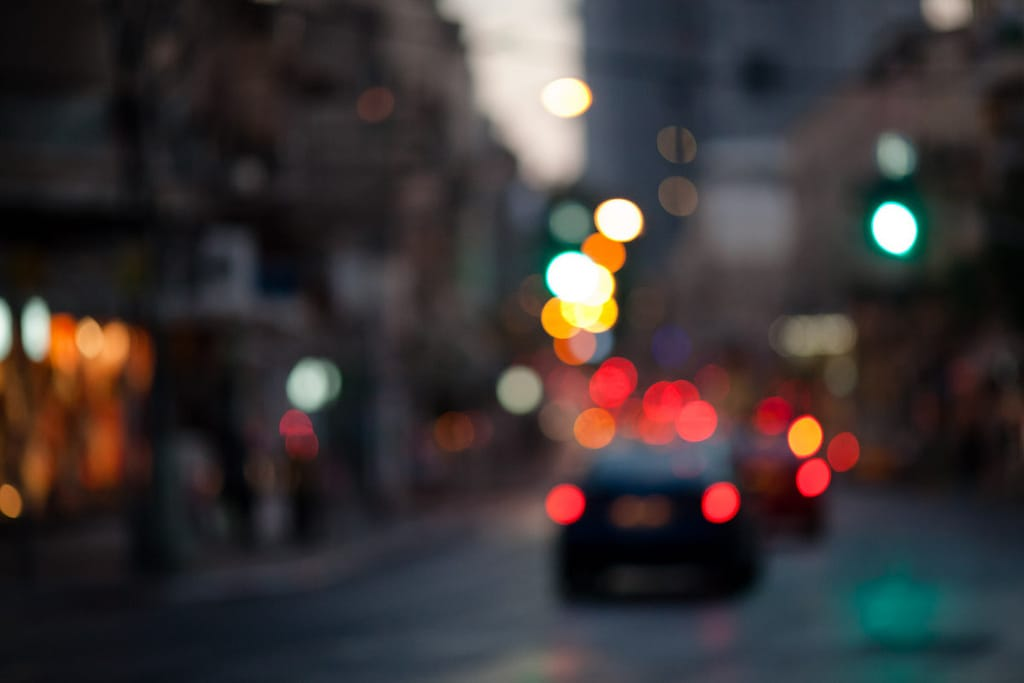
#> input picture input/buram.jpg, 1024 x 683 px; its folder holds only this picture in this run
$ python -i main.py   (imports and definitions only)
#> lines starting #> are read from the running program, lines starting #| are printed output that depends on the picture
import os
import cv2
import numpy as np
from PIL import Image, ImageDraw, ImageFont, ImageTk
import tkinter as tk
from tkinter import filedialog, messagebox, ttk


# ============================================================
#                FUNGSI-FUNGSI PENDUKUNG GAMBAR
# ============================================================

# [100 lines left out: functions auto_white_balance_grayworld, auto_exposure_stretch, bilateral_denoise, face_beauty_filter, not called in this run]


def clahe_on_luminance(img_bgr, clipLimit=2.0, tileGridSize=(8,8)):
    """
    CLAHE hanya pada channel luminance Y.

    Kelebihan:
    - Meningkatkan kontras lokal
    - Tidak merusak warna (Cr/Cb tidak diubah)
    """
    ycrcb = cv2.cvtColor(img_bgr, cv2.COLOR_BGR2YCrCb)
    Y, Cr, Cb = cv2.split(ycrcb)

    clahe = cv2.createCLAHE(clipLimit=clipLimit, tileGridSize=tileGridSize)
    Yc = clahe.apply(Y)

    ycrcbc = cv2.merge((Yc, Cr, Cb))
    return cv2.cvtColor(ycrcbc, cv2.COLOR_YCrCb2BGR)


def hdr_like_local_contrast(img_bgr):
    """
    Efek pseudo-HDR.

    Cara kerja:
    1. detailEnhance → menonjolkan detail.
    2. CLAHE → menambah local contrast.

    Hasil: gambar terlihat lebih “pop” dan dramatis seperti HDR.
    """
    try:
        de = cv2.detailEnhance(img_bgr, sigma_s=12, sigma_r=0.15)
    except Exception:
        de = cv2.bilateralFilter(img_bgr, 9, 75, 75)

    clahe = clahe_on_luminance(de, clipLimit=2.2)
    return clahe


# [141 lines left out: functions unsharp_mask, final_color_tone, enhancement_pipeline, make_before_after_image, ensure_dir, not called in this run]


# ============================================================
#                   KELAS GUI TKINTER – APLIKASI
# ============================================================

class EnhancerGUI:
    """
    Kelas inti GUI untuk Image Enhancer.

    Fitur utama:
    - Memilih folder input & output
    - Preview gambar BEFORE & AFTER
    - Enhancement single file
    - Enhancement batch (semua gambar)
    - Opsi pipeline lengkap (checkbox)
    """
    # [314 lines left out: functions __init__, _build_ui, choose_input_folder, choose_output_folder, load_file_list, on_select and 5 more, not called in this run]


# [2 lines not run here, left out]

>>> import cv2
>>> picture = cv2.imread('input/buram.jpg')
#> picture is the input picture: shape (683, 1024, 3); mean B, G, R 53.4, 53, 59.4
>>> result = hdr_like_local_contrast(picture)
#> in hdr_like_local_contrast, `de = cv2.detailEnhance(img_bgr, sigma_s=12, sigma_r=0.15)`:
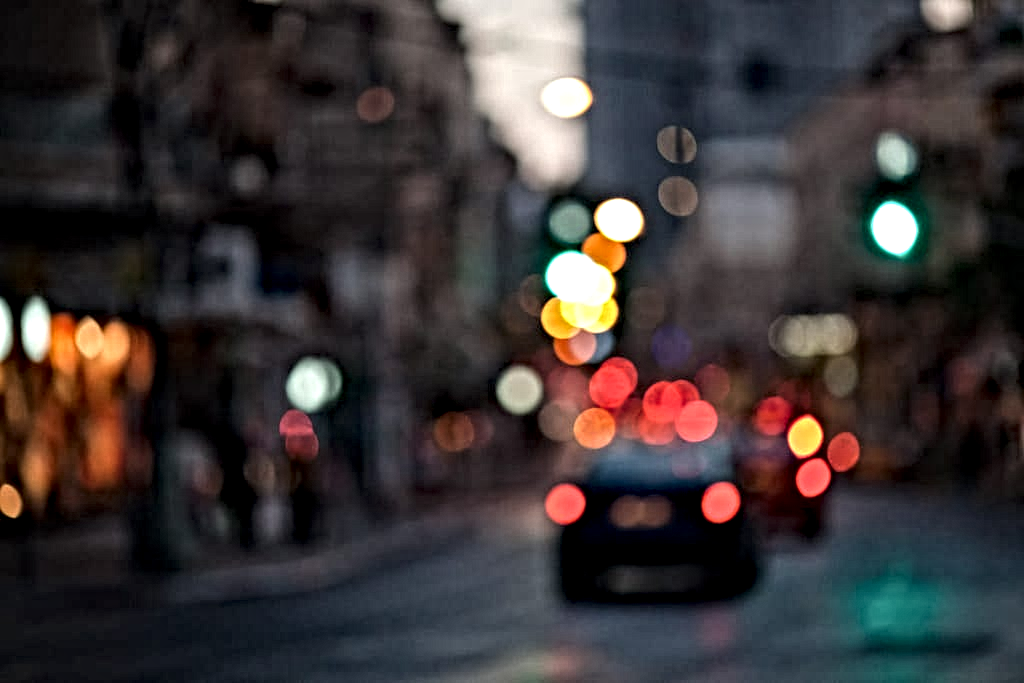
#> de: shape (683, 1024, 3); mean B, G, R 53.4, 53.1, 59.3
#> in clahe_on_luminance, `ycrcb = cv2.cvtColor(img_bgr, cv2.COLOR_BGR2YCrCb)`: ycrcb: shape (683, 1024, 3); mean of channels 0, 1, 2 55, 131.1, 127.1
#> in clahe_on_luminance, `Y, Cr, Cb = cv2.split(ycrcb)`:
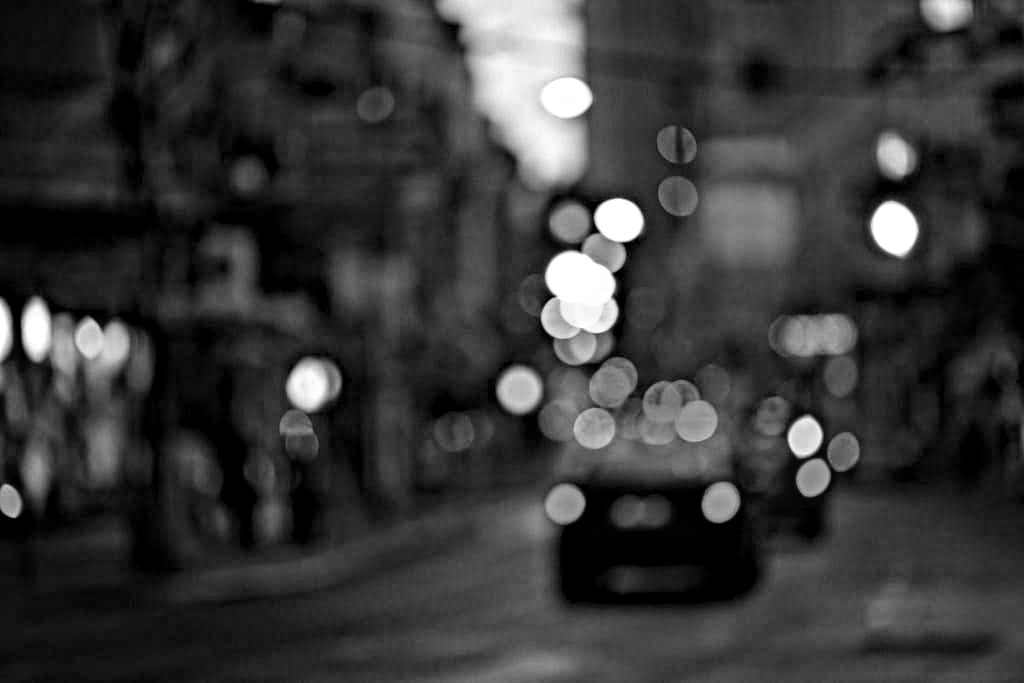
#> Y: shape (683, 1024); min 0, max 255, mean 55
#> in clahe_on_luminance, `Y, Cr, Cb = cv2.split(ycrcb)`:
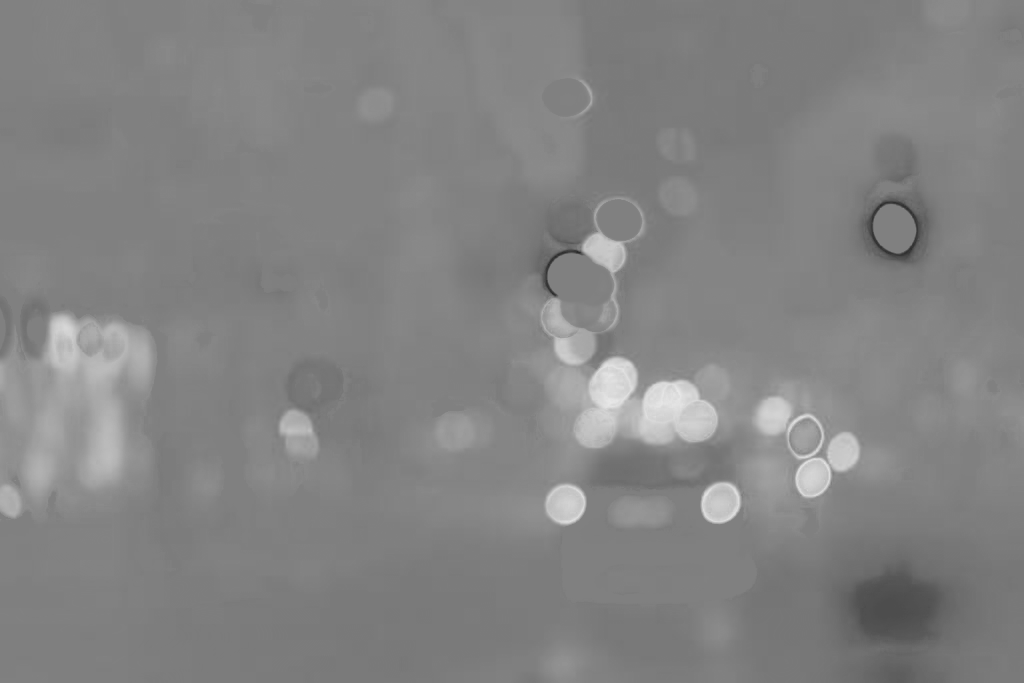
#> Cr: shape (683, 1024); min 42, max 232, mean 131.1
#> in clahe_on_luminance, `Y, Cr, Cb = cv2.split(ycrcb)`:
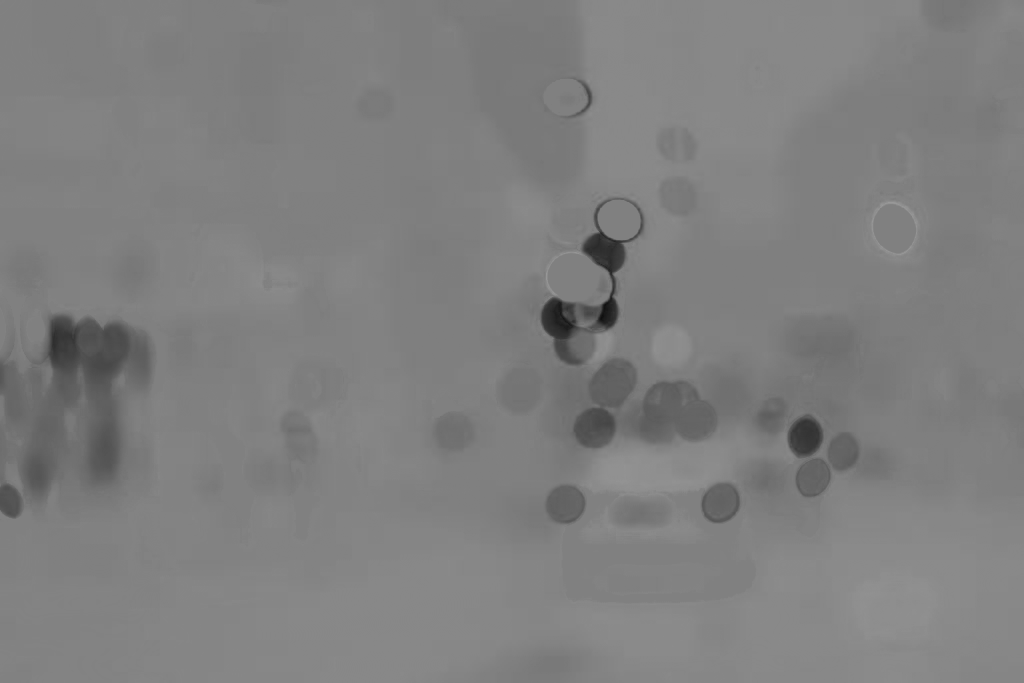
#> Cb: shape (683, 1024); min 15, max 153, mean 127.1
#> in clahe_on_luminance, `Yc = clahe.apply(Y)`:
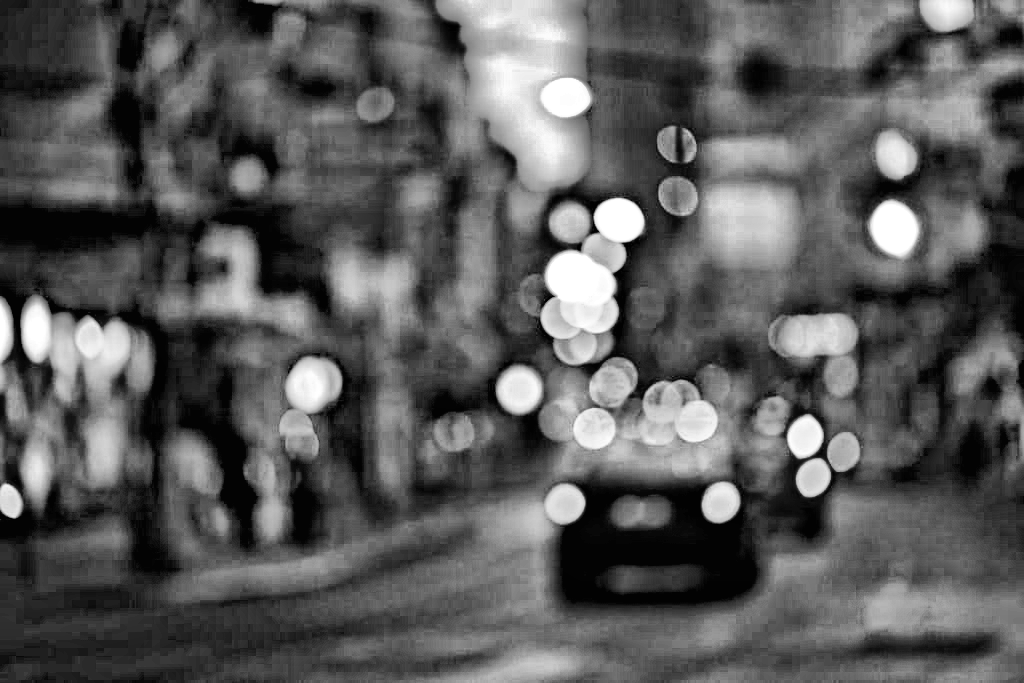
#> Yc: shape (683, 1024); min 1, max 255, mean 90.2
#> in clahe_on_luminance, `ycrcbc = cv2.merge((Yc, Cr, Cb))`: ycrcbc: shape (683, 1024, 3); mean of channels 0, 1, 2 90.2, 131.1, 127.1
#> in clahe_on_luminance, `return cv2.cvtColor(ycrcbc, cv2.COLOR_YCrCb2BGR)`:
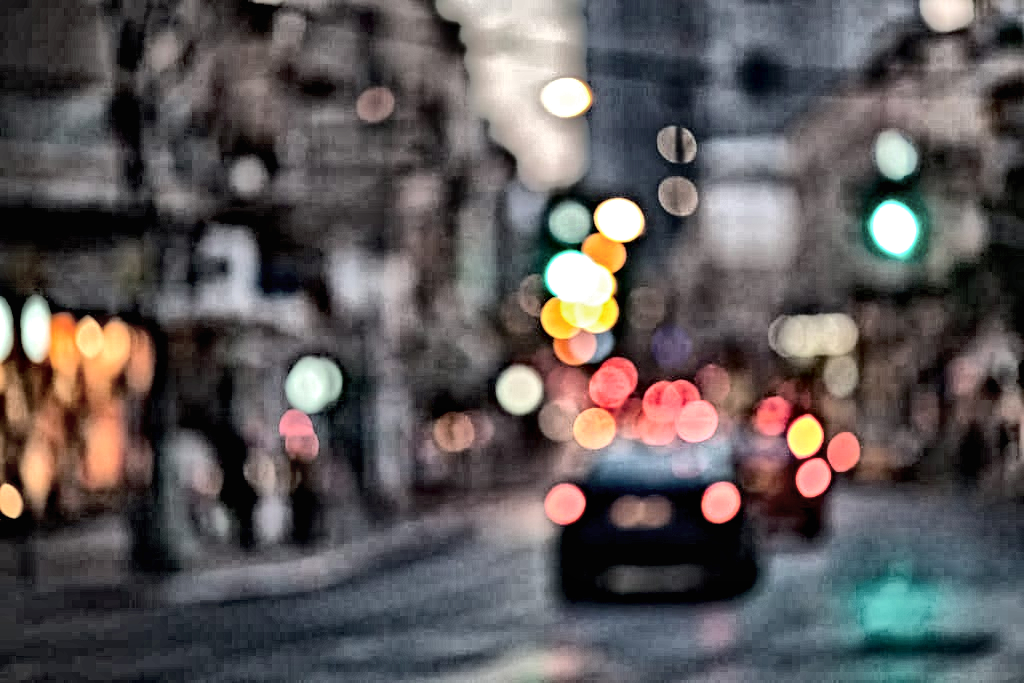
#> returned value: shape (683, 1024, 3); mean B, G, R 88.6, 88.3, 93.4

$ run again, on input/low_light.jpg
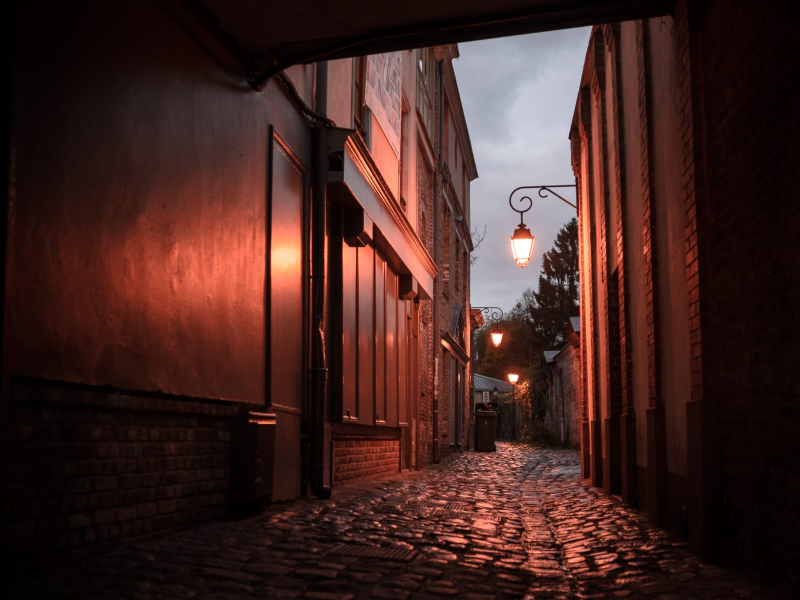
#> input picture input/low_light.jpg, 1600 x 1200 px (shown at 1/2 size)
#> picture is the input picture: shape (1200, 1600, 3); mean B, G, R 32.8, 37, 65.9
#> ycrcb: shape (1200, 1600, 3); mean of channels 0, 1, 2 46.8, 141.7, 121.6
#> in clahe_on_luminance, `Y, Cr, Cb = cv2.split(ycrcb)`:
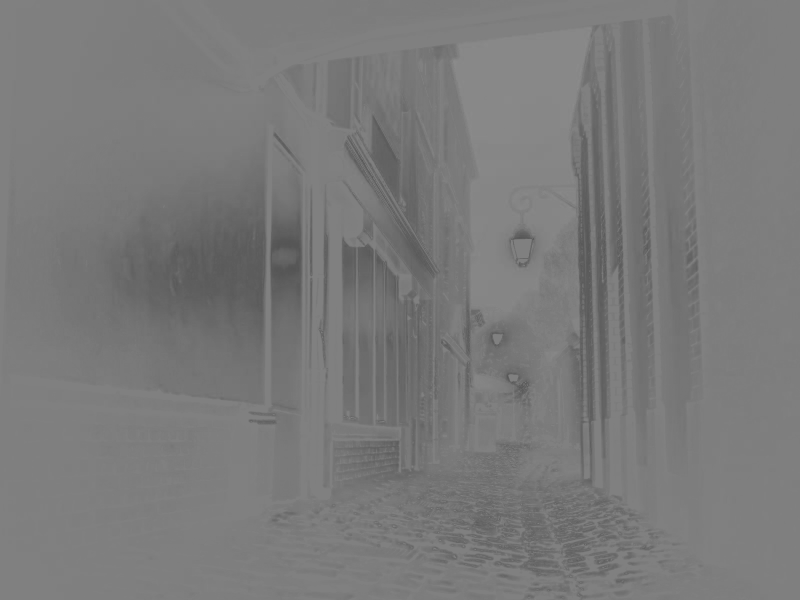
#> Cb: shape (1200, 1600) (shown at 1/2 size); min 81, max 139, mean 121.6
#> ycrcbc: shape (1200, 1600, 3); mean of channels 0, 1, 2 71, 141.7, 121.6
#> in clahe_on_luminance, `return cv2.cvtColor(ycrcbc, cv2.COLOR_YCrCb2BGR)`:
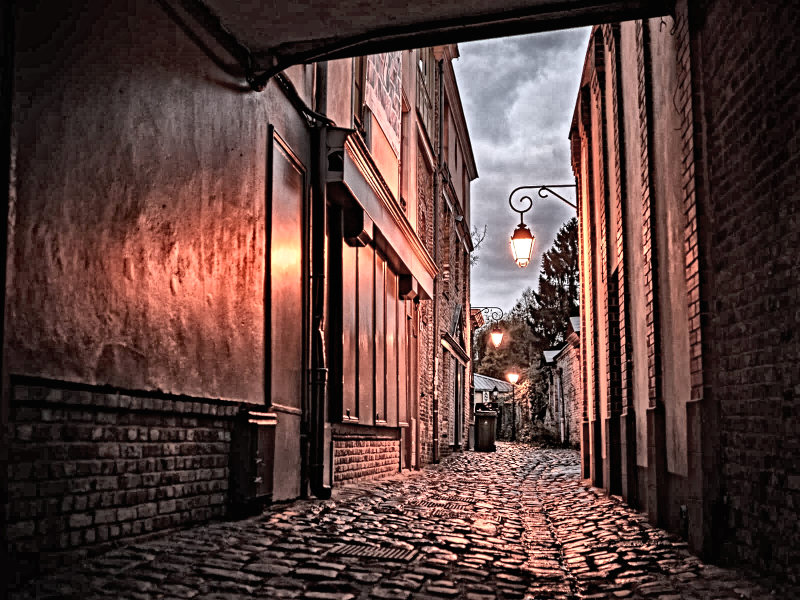
#> returned value: shape (1200, 1600, 3) (shown at 1/2 size); mean B, G, R 59.5, 63.4, 89.3
